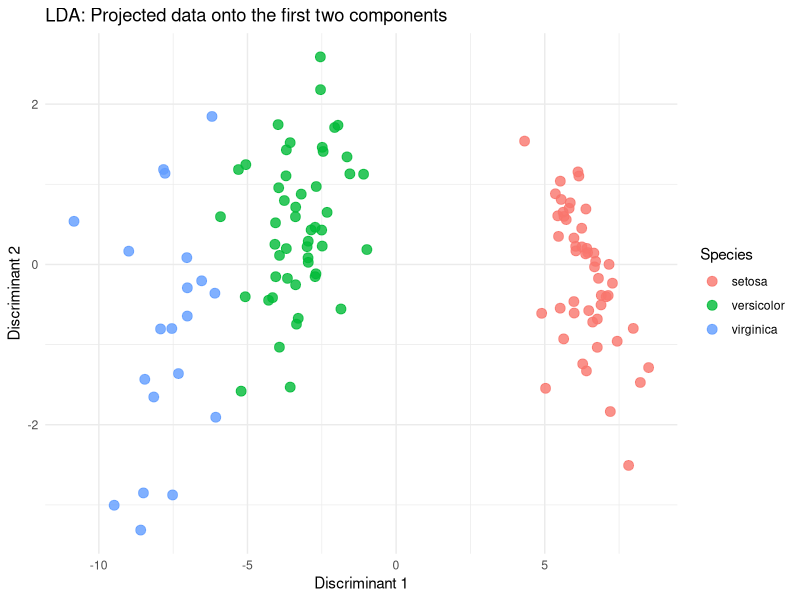

Source code (R):
# Load necessary libraries
library(MASS)
library(ggplot2)

# Load the iris dataset
data(iris)

# Scale the features to zero mean and unit variance
X <- scale(iris[, 1:4])
y <- iris$Species

# Split the dataset into training and testing data
X_train <- X[1:120, ]
y_train <- y[1:120]
X_test <- X[121:150, ]
y_test <- y[121:150]

# Apply LDA with MASS
train_data <- data.frame(X_train, Species = y_train)
lda_model <- lda(Species ~ ., data = train_data)
lda_pred <- predict(lda_model, train_data)
X_lda <- lda_pred$x

# Visualize LDA results
plot_data <- data.frame(X_lda, Species = y_train)
plot <- ggplot(plot_data, aes(x = LD1, y = LD2, color = Species)) +
  geom_point(size = 3, alpha = 0.8) +
  labs(
    title = "LDA: Projected data onto the first two components",
    x = "Discriminant 1",
    y = "Discriminant 2"
  ) +
 theme_minimal() + theme( panel.background = element_rect(fill = "white", color = NA), plot.background = element_rect(fill = "white", color = NA) )

# Use LDA as a classifier to predict and calculate accuracy
test_data <- data.frame(X_test)
y_pred <- predict(lda_model, test_data)$class
accuracy <- mean(y_pred == y_test)
print(sprintf("Accuracy: %.2f", accuracy))
